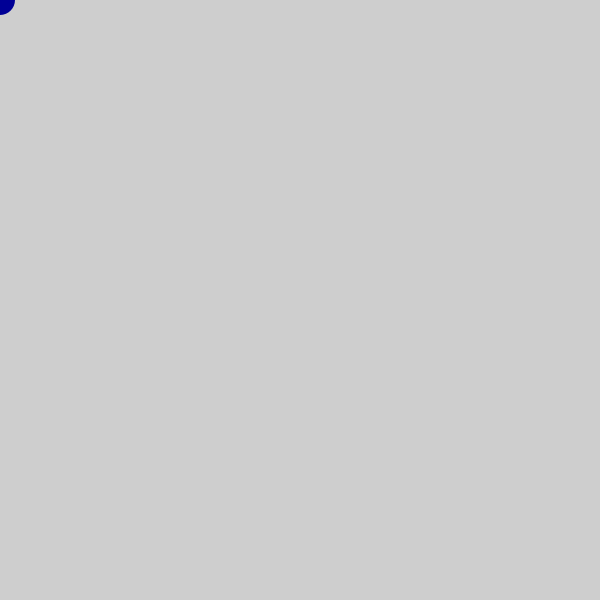
Frame 1 (no input)
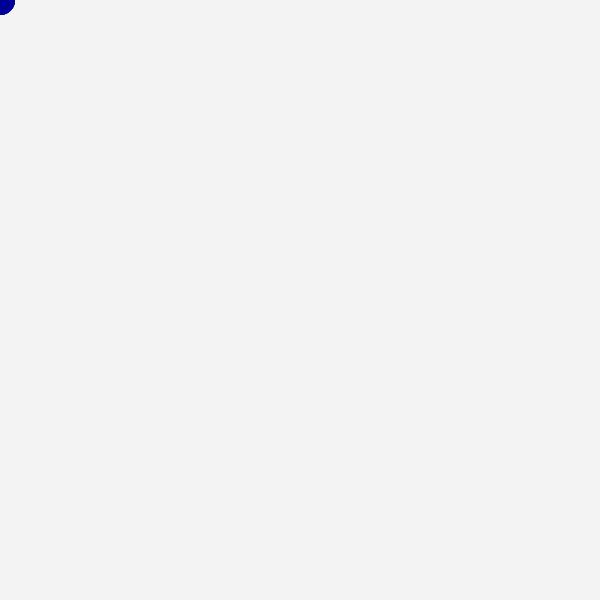
Frame 60 (the mouse pressed at the canvas centre just before this capture)
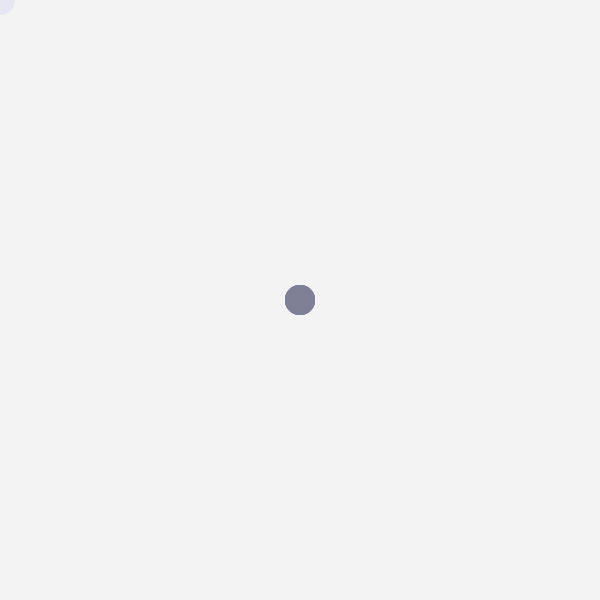
Frame 120 (the mouse held since frame 60 and released just before this capture)

The Processing sketch that drew these frames (run headless with seeded random() and noise(); from frame 60 on, the mouse is pressed at the canvas centre):

// Processing sketch: dist_and_map2
// ── dist_and_map2.pde
void setup() {
  size(600,600);
  noStroke();
}

void draw() {
  //draw a transparent white rectangle for a cool background effect, 
  //instead of just using background(255)
  fill(255, 10);
  rect(0,0,width,height);
  
  //map the r and g values to the position of mouseX and mouseY
  float r = map(mouseX, 0, width, 0, 255);
  float g = map(mouseY, 0, height, 0, 255);
  float b = 150;
  
  //measure the distance from mouseX and mouseY to the previous mouseX and mouseY position
  float d = dist(mouseX,mouseY,pmouseX,pmouseY);
  
  //map a variable to the distance
  float s = map(d,0,100,30,200);
  
  //draw the ellipse using the mapped color and mapped size
  fill(r,g,b);
  ellipse(mouseX, mouseY, s, s);
}
